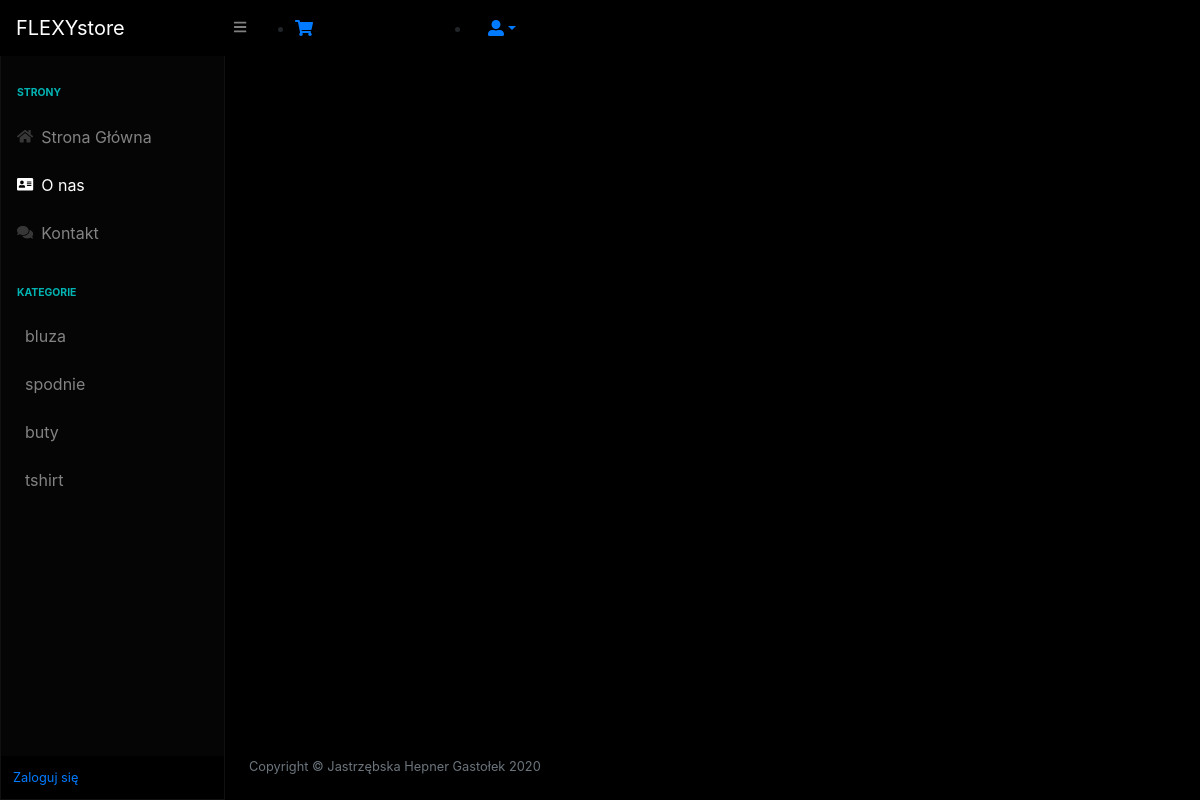
/STORE/index.php?page=onas, run on an earlier commit of the app's database.
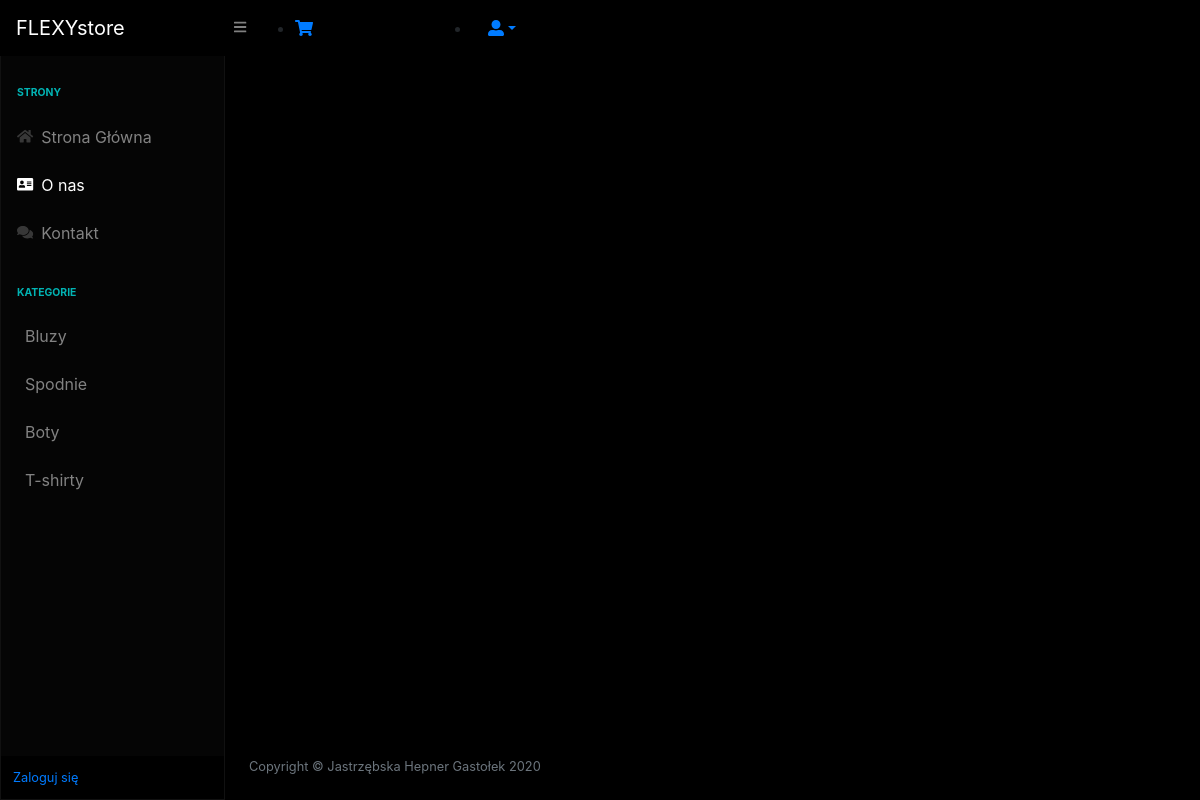
And on a later commit of the database.
### tables this page shows
CREATE TABLE `kategoria` (
  `id_kategoria` int NOT NULL primary key auto_increment,
  `nazwa` varchar(45) NOT NULL
);

### STORE/index.php (called while the page is built, shortened)
<?php
$page = isset($_GET['page']) && file_exists($_GET['page'] . '.php') ? $_GET['page'] : 'home';
include $page . '.php';
?>

### STORE/onas.php (the view, shortened to what this page needs)
<?php
$kat = $pdo->prepare("SELECT *from kategoria");
$kat->execute();
$ka = $kat->fetchAll(PDO::FETCH_ASSOC);
?>
<!DOCTYPE html>
<html lang="en">
    <head>
        <link href="css/styles.css" rel="stylesheet" />
        <link href="https://cdn.datatables.net/1.10.20/css/dataTables.bootstrap4.min.css" rel="stylesheet" />
    </head>
    <body class="sb-nav-fixed">
        <nav class="sb-topnav navbar navbar-expand navbar-dark bg-dark">
            <a class="navbar-brand" href="index.php">FLEXYstore</a>
            <button class="btn btn-link btn-sm order-1 order-lg-0" id="sidebarToggle" href="#"><i class="fas fa-bars"></i></button>
            <ul class="k">
                            <li class="nav-item dropdown">
                                <a  id="userDropdown" href="index.php?page=cart" role="button" "><i class="fas fa-shopping-cart"></i>
                                </a>
                            </li>
                        </ul>
            <ul class="u">
                <li class="nav-item dropdown">
                    <a class="nav-link dropdown-toggle" id="userDropdown" href="#" role="button" data-toggle="dropdown" aria-haspopup="true" aria-expanded="false"><i class="fas fa-user-alt"></i></a>
                </li>
            </ul>
        </nav>
        <div id="layoutSidenav">
        <div id="layoutSidenav_nav">
                <nav class="sb-sidenav accordion sb-sidenav-dark" id="sidenavAccordion">
                    <div class="sb-sidenav-menu">
                        <div class="nav">
                            <div class="sb-sidenav-menu-heading">Strony</div>
                            <a class="nav-link nav-active-link" href="index.php?page=home">
                                <div class="sb-nav-link-icon"><i class="fas fa-home"></i></div>
                                Strona Główna
                            </a>
                            <a class="nav-link" href="index.php?page=onas">
                                <div class="sb-nav-link-icon"><i class="fas fa-address-card"></i></div>
                                O nas
                            </a>
                            <a class="nav-link" href="index.php?page=kontakt">
                                <div class="sb-nav-link-icon"><i class="fas fa-comments"></i></div>
                                Kontakt
                            </a>
                            <div class="sb-sidenav-menu-heading">Kategorie</div>
                            <?php foreach($ka as $kate):?>
                            <a class="nav-link" href="index.php?page=kat&id_kategoria=<?=$kate['id_kategoria']?>">
                                <?=$kate['nazwa']?>
                            </a>
                            <?php endforeach; ?>
                        </div>
                    </div>
                    <div class="sb-sidenav-footer">
                    <?php
                     if(isset($_SESSION['username'])){
                        echo"<div class='small'>"."Zalogowany jako:"."</div>";
                        echo $_SESSION["username"];
                     }
                     else{
                        echo "<div class='small'>"."<a href='logowanie.php'>"."Zaloguj się"."</a>"."</div>";
                     }
                    ?>
                    </div>
                </nav>
            </div>
            <div id="layoutSidenav_content">
                <footer class="py-4 bg-dark mt-auto">
                    <div class="container-fluid">
                        <div class="d-flex align-items-center justify-content-between small">
                            <div class="text-muted">Copyright &copy; Jastrzębska Hepner Gastołek 2020</div>
                        </div>
                    </div>
                </footer>
            </div>
        </div>
    </body>
</html>

What changed in the data, as far as the page shows it:
changed kategoria: nazwa "bluza" → "Bluzy"
changed kategoria: nazwa "spodnie" → "Spodnie"
changed kategoria: nazwa "buty" → "Boty"
changed kategoria: nazwa "tshirt" → "T-shirty"
